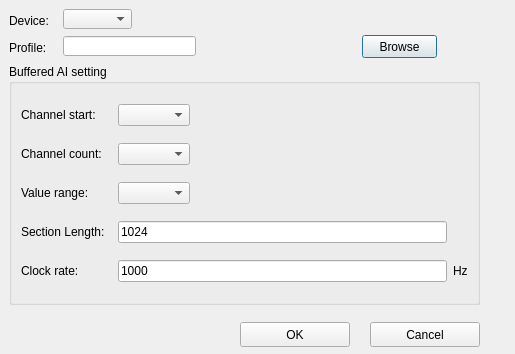
<?xml version="1.0" encoding="UTF-8"?>
<ui version="4.0">
 <class>configuredialog</class>
 <widget class="QDialog" name="configuredialog">
  <property name="geometry">
   <rect>
    <x>0</x>
    <y>0</y>
    <width>515</width>
    <height>354</height>
   </rect>
  </property>
  <property name="windowTitle">
   <string>Dialog</string>
  </property>
  <widget class="QLabel" name="lblProfilePath">
   <property name="geometry">
    <rect>
     <x>9</x>
     <y>40</y>
     <width>48</width>
     <height>16</height>
    </rect>
   </property>
   <property name="sizePolicy">
    <sizepolicy hsizetype="Fixed" vsizetype="Fixed">
     <horstretch>0</horstretch>
     <verstretch>0</verstretch>
    </sizepolicy>
   </property>
   <property name="text">
    <string>Profile:</string>
   </property>
   <property name="buddy">
    <cstring>cmbDevice</cstring>
   </property>
  </widget>
  <widget class="QPushButton" name="btnBrowse">
   <property name="geometry">
    <rect>
     <x>362</x>
     <y>35</y>
     <width>75</width>
     <height>23</height>
    </rect>
   </property>
   <property name="text">
    <string>Browse</string>
   </property>
  </widget>
  <widget class="QLabel" name="lblDevice">
   <property name="geometry">
    <rect>
     <x>9</x>
     <y>13</y>
     <width>42</width>
     <height>16</height>
    </rect>
   </property>
   <property name="sizePolicy">
    <sizepolicy hsizetype="Fixed" vsizetype="Fixed">
     <horstretch>0</horstretch>
     <verstretch>0</verstretch>
    </sizepolicy>
   </property>
   <property name="text">
    <string>Device:</string>
   </property>
   <property name="buddy">
    <cstring>cmbDevice</cstring>
   </property>
  </widget>
  <widget class="QGroupBox" name="groupBox">
   <property name="geometry">
    <rect>
     <x>9</x>
     <y>64</y>
     <width>471</width>
     <height>241</height>
    </rect>
   </property>
   <property name="title">
    <string>Buffered AI setting</string>
   </property>
   <layout class="QGridLayout" name="gridLayout">
    <item row="0" column="0">
     <widget class="QLabel" name="lblChannelStart">
      <property name="minimumSize">
       <size>
        <width>91</width>
        <height>22</height>
       </size>
      </property>
      <property name="maximumSize">
       <size>
        <width>91</width>
        <height>22</height>
       </size>
      </property>
      <property name="text">
       <string>Channel start:</string>
      </property>
      <property name="buddy">
       <cstring>cmbChannelStart</cstring>
      </property>
     </widget>
    </item>
    <item row="0" column="1">
     <widget class="QComboBox" name="cmbChannelStart">
      <property name="sizePolicy">
       <sizepolicy hsizetype="Maximum" vsizetype="Fixed">
        <horstretch>0</horstretch>
        <verstretch>0</verstretch>
       </sizepolicy>
      </property>
     </widget>
    </item>
    <item row="1" column="0">
     <widget class="QLabel" name="lblChannelCount">
      <property name="sizePolicy">
       <sizepolicy hsizetype="Fixed" vsizetype="Preferred">
        <horstretch>0</horstretch>
        <verstretch>0</verstretch>
       </sizepolicy>
      </property>
      <property name="minimumSize">
       <size>
        <width>91</width>
        <height>22</height>
       </size>
      </property>
      <property name="maximumSize">
       <size>
        <width>91</width>
        <height>22</height>
       </size>
      </property>
      <property name="text">
       <string>Channel count:</string>
      </property>
      <property name="buddy">
       <cstring>cmbChannelCount</cstring>
      </property>
     </widget>
    </item>
    <item row="1" column="1">
     <widget class="QComboBox" name="cmbChannelCount">
      <property name="sizePolicy">
       <sizepolicy hsizetype="Maximum" vsizetype="Fixed">
        <horstretch>0</horstretch>
        <verstretch>0</verstretch>
       </sizepolicy>
      </property>
     </widget>
    </item>
    <item row="2" column="0">
     <widget class="QLabel" name="lblValueRange">
      <property name="sizePolicy">
       <sizepolicy hsizetype="Fixed" vsizetype="Fixed">
        <horstretch>0</horstretch>
        <verstretch>0</verstretch>
       </sizepolicy>
      </property>
      <property name="maximumSize">
       <size>
        <width>91</width>
        <height>22</height>
       </size>
      </property>
      <property name="text">
       <string>Value range:</string>
      </property>
      <property name="buddy">
       <cstring>cmbValueRange</cstring>
      </property>
     </widget>
    </item>
    <item row="2" column="1">
     <widget class="QComboBox" name="cmbValueRange">
      <property name="sizePolicy">
       <sizepolicy hsizetype="Maximum" vsizetype="Fixed">
        <horstretch>0</horstretch>
        <verstretch>0</verstretch>
       </sizepolicy>
      </property>
     </widget>
    </item>
    <item row="3" column="0">
     <widget class="QLabel" name="lblSectionLength">
      <property name="sizePolicy">
       <sizepolicy hsizetype="Fixed" vsizetype="Fixed">
        <horstretch>0</horstretch>
        <verstretch>0</verstretch>
       </sizepolicy>
      </property>
      <property name="text">
       <string>Section Length:</string>
      </property>
      <property name="buddy">
       <cstring>cmbValueRange</cstring>
      </property>
     </widget>
    </item>
    <item row="3" column="1">
     <widget class="QLineEdit" name="edtSectionLength">
      <property name="text">
       <string>1024</string>
      </property>
      <property name="alignment">
       <set>Qt::AlignLeading|Qt::AlignLeft|Qt::AlignVCenter</set>
      </property>
     </widget>
    </item>
    <item row="4" column="0">
     <widget class="QLabel" name="lblClockRate">
      <property name="sizePolicy">
       <sizepolicy hsizetype="Fixed" vsizetype="Fixed">
        <horstretch>0</horstretch>
        <verstretch>0</verstretch>
       </sizepolicy>
      </property>
      <property name="text">
       <string>Clock rate:</string>
      </property>
      <property name="buddy">
       <cstring>cmbValueRange</cstring>
      </property>
     </widget>
    </item>
    <item row="4" column="1">
     <widget class="QLineEdit" name="edtClockRatePerChan">
      <property name="text">
       <string>1000</string>
      </property>
      <property name="alignment">
       <set>Qt::AlignLeading|Qt::AlignLeft|Qt::AlignVCenter</set>
      </property>
     </widget>
    </item>
    <item row="4" column="2">
     <widget class="QLabel" name="lblRateUnit">
      <property name="sizePolicy">
       <sizepolicy hsizetype="Fixed" vsizetype="Fixed">
        <horstretch>0</horstretch>
        <verstretch>0</verstretch>
       </sizepolicy>
      </property>
      <property name="text">
       <string>Hz</string>
      </property>
      <property name="buddy">
       <cstring>cmbValueRange</cstring>
      </property>
     </widget>
    </item>
   </layout>
  </widget>
  <widget class="QPushButton" name="btnCancel">
   <property name="geometry">
    <rect>
     <x>370</x>
     <y>322</y>
     <width>110</width>
     <height>25</height>
    </rect>
   </property>
   <property name="text">
    <string>Cancel</string>
   </property>
   <property name="autoDefault">
    <bool>false</bool>
   </property>
  </widget>
  <widget class="QComboBox" name="cmbDevice">
   <property name="geometry">
    <rect>
     <x>63</x>
     <y>9</y>
     <width>69</width>
     <height>20</height>
    </rect>
   </property>
   <property name="sizePolicy">
    <sizepolicy hsizetype="Maximum" vsizetype="Fixed">
     <horstretch>0</horstretch>
     <verstretch>0</verstretch>
    </sizepolicy>
   </property>
  </widget>
  <widget class="QLineEdit" name="txtProfilePath">
   <property name="geometry">
    <rect>
     <x>63</x>
     <y>36</y>
     <width>133</width>
     <height>20</height>
    </rect>
   </property>
  </widget>
  <widget class="QPushButton" name="btnOK">
   <property name="geometry">
    <rect>
     <x>240</x>
     <y>322</y>
     <width>110</width>
     <height>25</height>
    </rect>
   </property>
   <property name="text">
    <string>OK</string>
   </property>
  </widget>
 </widget>
 <resources/>
 <connections/>
</ui>
